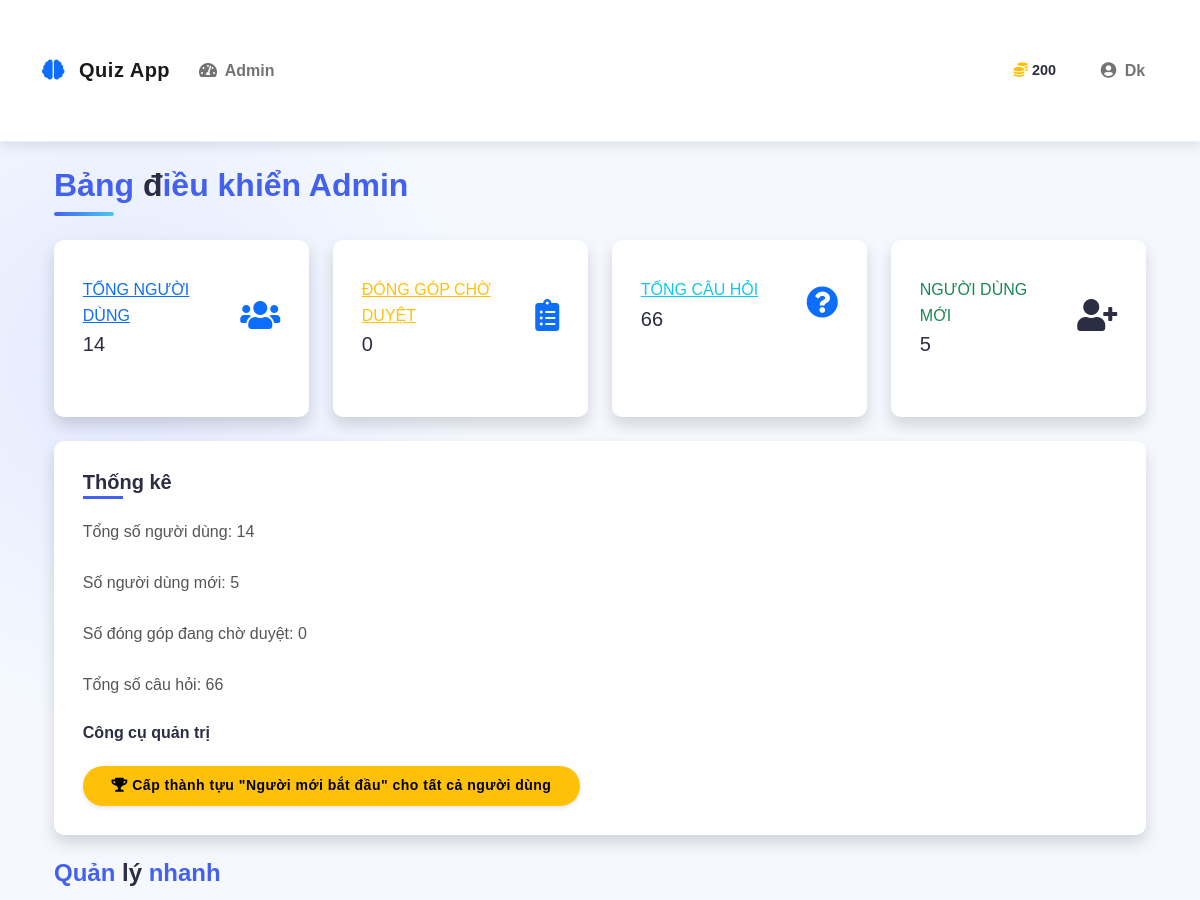
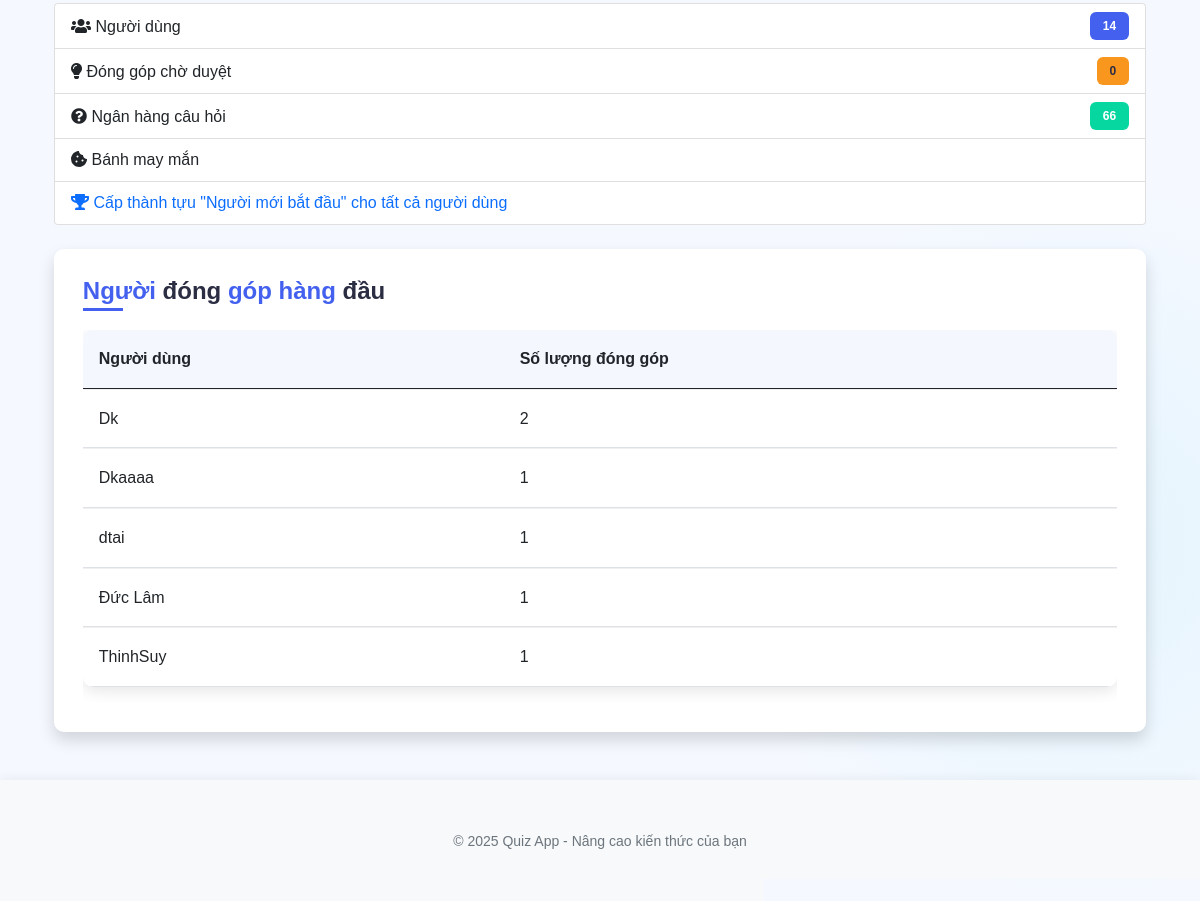
The page /admin_dashboard (signed in) on the database its author committed (2 pictures, top to bottom).
### models.py (models this page shows, shortened)
class User(UserMixin, db.Model):
    id = db.Column(db.Integer, primary_key=True)
    username = db.Column(db.String(64), unique=True, nullable=False)
    email = db.Column(db.String(120), unique=True, nullable=False)
    password_hash = db.Column(db.String(256))
    coins = db.Column(db.Integer, default=10)  # New users start with 10 coins
    experience = db.Column(db.Integer, default=0)  # Experience points
    rank = db.Column(db.String(50), default='Newbie')
    is_admin = db.Column(db.Boolean, default=False)
    contributions = db.relationship('Contribution', backref='author', lazy=True)
    inventory_items = db.relationship('InventoryItem', backref='owner', lazy=True)
    achievements = db.relationship('UserAchievement', backref='user', lazy=True)
    daily_quests = db.relationship('UserDailyQuest', backref='user', lazy=True)
    total_questions_answered = db.Column(db.Integer, default=0)
    correct_answers = db.Column(db.Integer, default=0)
    easy_questions_completed = db.Column(db.Integer, default=0)
    medium_questions_completed = db.Column(db.Integer, default=0)
    hard_questions_completed = db.Column(db.Integer, default=0)
    daily_quest_points = db.Column(db.Integer, default=0)
    daily_streak = db.Column(db.Integer, default=0)
    last_daily_login = db.Column(db.Date, nullable=True)

### app.py (the view)
@app.route('/admin_dashboard')
@login_required
def admin_dashboard():
    if not current_user.is_admin:
        abort(403)
    from models import User, Contribution, Question
    total_users = User.query.count()
    new_users_list = User.query.order_by(User.id.desc()).limit(5).all()
    new_users_count = len(new_users_list)
    pending_contributions = Contribution.query.filter_by(approved=False).count()
    total_questions = Question.query.count()
    contributors = db.session.query(Contribution.user_id, db.func.count(Contribution.id)).group_by(Contribution.user_id).order_by(db.func.count(Contribution.id).desc()).limit(5).all()
    top_contributors = []
    for user_id, count in contributors:
        user = User.query.get(user_id)
        if user:
            top_contributors.append((user, count))
    return render_template('admin/dashboard.html',
                          total_users=total_users,
                          new_users=new_users_count,
                          pending_contributions=pending_contributions,
                          total_questions=total_questions,
                          top_contributors=top_contributors,
                          new_users_list=new_users_list)

### templates/admin/dashboard.html
{% extends "base.html" %}
{% block content %}
<div class="container-fluid">
    <h2 class="mb-4">Bảng điều khiển Admin</h2>
    <div class="row">
        <div class="col-xl-3 col-md-6 mb-4">
            <div class="card border-left-primary shadow h-100 py-2">
                <div class="card-body">
                    <div class="row no-gutters align-items-center">
                        <div class="col mr-2">
                            <div class="text-xs font-weight-bold text-primary text-uppercase mb-1">
                                <a href="{{ url_for('admin_users') }}" class="text-primary">Tổng người dùng</a></div>
                            <div class="h5 mb-0 font-weight-bold text-gray-800">{% if total_users is defined %}{{ total_users }}{% else %}0{% endif %}</div>
                        </div>
                        <div class="col-auto">
                            <a href="{{ url_for('admin_users') }}">
                                <i class="fas fa-users fa-2x text-gray-300"></i>
                            </a>
                        </div>
                    </div>
                </div>
            </div>
        </div>
        <div class="col-xl-3 col-md-6 mb-4">
            <div class="card border-left-warning shadow h-100 py-2">
                <div class="card-body">
                    <div class="row no-gutters align-items-center">
                        <div class="col mr-2">
                            <div class="text-xs font-weight-bold text-warning text-uppercase mb-1">
                                <a href="{{ url_for('admin_contributions') }}" class="text-warning">Đóng góp chờ duyệt</a></div>
                            <div class="h5 mb-0 font-weight-bold text-gray-800">{% if pending_contributions is defined %}{{ pending_contributions }}{% else %}0{% endif %}</div>
                        </div>
                        <div class="col-auto">
                            <a href="{{ url_for('admin_contributions') }}">
                                <i class="fas fa-clipboard-list fa-2x text-gray-300"></i>
                            </a>
                        </div>
                    </div>
                </div>
            </div>
        </div>
        <div class="col-xl-3 col-md-6 mb-4">
            <div class="card border-left-info shadow h-100 py-2">
                <div class="card-body">
                    <div class="row no-gutters align-items-center">
                        <div class="col mr-2">
                            <div class="text-xs font-weight-bold text-info text-uppercase mb-1">
                                <a href="{{ url_for('admin_question_bank') }}" class="text-info">Tổng câu hỏi</a>
                            </div>
                            <div class="h5 mb-0 font-weight-bold text-gray-800">{% if total_questions is defined %}{{ total_questions }}{% else %}0{% endif %}</div>
                        </div>
                        <div class="col-auto">
                            <a href="{{ url_for('admin_question_bank') }}">
                                <i class="fas fa-question-circle fa-2x text-gray-300"></i>
                            </a>
                        </div>
                    </div>
                </div>
            </div>
        </div>
        <div class="col-xl-3 col-md-6 mb-4">
            <div class="card border-left-success shadow h-100 py-2">
                <div class="card-body">
                    <div class="row no-gutters align-items-center">
                        <div class="col mr-2">
                            <div class="text-xs font-weight-bold text-success text-uppercase mb-1">
                                Người dùng mới</div>
                            <div class="h5 mb-0 font-weight-bold text-gray-800">{% if new_users is defined %}{{ new_users }}{% else %}0{% endif %}</div>
                        </div>
                        <div class="col-auto">
                            <i class="fas fa-user-plus fa-2x text-gray-300"></i>
                        </div>
                    </div>
                </div>
            </div>
        </div>
    </div>
    <div class="col-md-12 mb-4">
        <div class="card shadow">
            <div class="card-body">
                <h5 class="card-title">Thống kê</h5>
                <p class="card-text">Tổng số người dùng: {{ total_users }}</p>
                <p class="card-text">Số người dùng mới: {{ new_users }}</p>
                <p class="card-text">Số đóng góp đang chờ duyệt: {{ pending_contributions }}</p>
                <p class="card-text">Tổng số câu hỏi: {{ total_questions }}</p>
                <div class="mt-4">
                  <h6>Công cụ quản trị</h6>
                  <button id="grantStarterAchievement" class="btn btn-warning btn-sm">
                    <i class="fas fa-trophy"></i> Cấp thành tựu "Người mới bắt đầu" cho tất cả người dùng
                  </button>
                </div>
            </div>
        </div>
    </div>
    <div class="mb-4">
                <h4 class="mb-3">Quản lý nhanh</h4>
                <div class="list-group">
                    <a href="{{ url_for('admin_users') }}" class="list-group-item list-group-item-action d-flex justify-content-between align-items-center">
                        <span><i class="fas fa-users mr-2"></i> Người dùng</span>
                        <span class="badge badge-primary badge-pill">{{ total_users }}</span>
                    </a>
                    <a href="{{ url_for('admin_contributions') }}" class="list-group-item list-group-item-action d-flex justify-content-between align-items-center">
                        <span><i class="fas fa-lightbulb mr-2"></i> Đóng góp chờ duyệt</span>
                        <span class="badge badge-warning badge-pill">{{ pending_contributions }}</span>
                    </a>
                    <a href="{{ url_for('admin_question_bank') }}" class="list-group-item list-group-item-action d-flex justify-content-between align-items-center">
                        <span><i class="fas fa-question-circle mr-2"></i> Ngân hàng câu hỏi</span>
                        <span class="badge badge-success badge-pill">{{ total_questions }}</span>
                    </a>
                    <a href="{{ url_for('admin_fortune_cookies') }}" class="list-group-item list-group-item-action">
                        <i class="fas fa-cookie-bite mr-2"></i> Bánh may mắn
                    </a>
                    <button id="grantStarterAchievement" class="list-group-item list-group-item-action text-primary">
                        <i class="fas fa-trophy mr-2"></i> Cấp thành tựu "Người mới bắt đầu" cho tất cả người dùng
                    </button>
                </div>
            </div>
    <div class="col-md-12 mt-4">
        <div class="card shadow">
            <div class="card-body">
                <h4 class="card-title">Người đóng góp hàng đầu</h4>
                <div class="table-responsive">
                    <table class="table table-hover">
                        <thead>
                            <tr>
                                <th>Người dùng</th>
                                <th>Số lượng đóng góp</th>
                            </tr>
                        </thead>
                        <tbody>
                            {% for user, contributions in top_contributors %}
                            <tr>
                                <td>{{ user.username }}</td>
                                <td>{{ contributions }}</td>
                            </tr>
                            {% endfor %}
                        </tbody>
                    </table>
                </div>
            </div>
        </div>
    </div>
</div>
{% endblock %}

### templates/base.html (shortened to what this page needs)
<!DOCTYPE html>
<html lang="en">
<head>
    <link href="https://cdn.jsdelivr.net/npm/bootstrap@5.0.2/dist/css/bootstrap.min.css" rel="stylesheet">
    <link rel="stylesheet" href="https://cdnjs.cloudflare.com/ajax/libs/font-awesome/5.15.3/css/all.min.css">
    <link href="https://unpkg.com/aos@2.3.1/dist/aos.css" rel="stylesheet">
    <link rel="stylesheet" href="{{ url_for('static', filename='css/style.css') }}">
    <link rel="stylesheet" href="{{ url_for('static', filename='css/rank_frames.css') }}">
    <link rel="stylesheet" href="{{ url_for('static', filename='css/customization.css') }}">
    <link rel="stylesheet" href="{{ url_for('static', filename='css/achievements.css') }}">
    <link rel="stylesheet" href="{{ url_for('static', filename='css/quests.css') }}">
    <link rel="stylesheet" href="{{ url_for('static', filename='css/quiz.css') }}">
</head>
<body>
    <nav class="navbar navbar-expand-lg navbar-light sticky-top">
        <div class="container">
            <a class="navbar-brand" href="{{ url_for('homepage') }}">
                <i class="fas fa-brain text-primary me-2"></i> Quiz App
            </a>
            <div class="collapse navbar-collapse" id="navbarNav">
                <ul class="navbar-nav me-auto">
                    {% if current_user.is_authenticated %}
                        {% if current_user.is_admin %}
                            <li class="nav-item">
                                <a class="nav-link" href="{{ url_for('admin_dashboard') }}">
                                    <i class="fas fa-tachometer-alt me-1"></i> Admin
                                </a>
                            </li>
                        {% endif %}
                    {% endif %}
                </ul>
                {% if current_user.is_authenticated %}
                <div class="user-stats d-flex align-items-center me-3">
                    <div class="stat-item d-flex align-items-center me-3">
                        <i class="fas fa-coins text-warning me-1"></i>
                        <span class="fw-bold">{{ current_user.coins }}</span>
                    </div>
                </div>
                <ul class="navbar-nav">
                    <li class="nav-item dropdown">
                        <a class="nav-link dropdown-toggle" href="#" id="userDropdown" role="button" data-bs-toggle="dropdown" aria-expanded="false">
                            <i class="fas fa-user-circle me-1"></i> {{ current_user.username }}
                        </a>
                    </li>
                </ul>
                {% endif %}
            </div>
        </div>
    </nav>
    <div class="container py-4">
        {% block content %}{% endblock %}
    </div>
    <footer class="footer mt-auto py-3 bg-light">
        <div class="container text-center">
            <div class="row">
                <div class="col-md-12">
                    <p class="mb-0 text-muted">
                        <small>© 2025 Quiz App - Nâng cao kiến thức của bạn</small>
                    </p>
                </div>
            </div>
        </div>
    </footer>
</body>
</html>

### rows shown on the page
User: coins "200", username "Dk", contributions "2"
User: username "Dkaaaa", contributions "1"
User: username "dtai", contributions "1"
User: username "Đức Lâm", contributions "1"
User: username "ThinhSuy", contributions "1"

### other values the page prints
{{ total_users }} "14"
{{ pending_contributions }} "0"
{{ total_questions }} "66"
{{ new_users }} "5"
